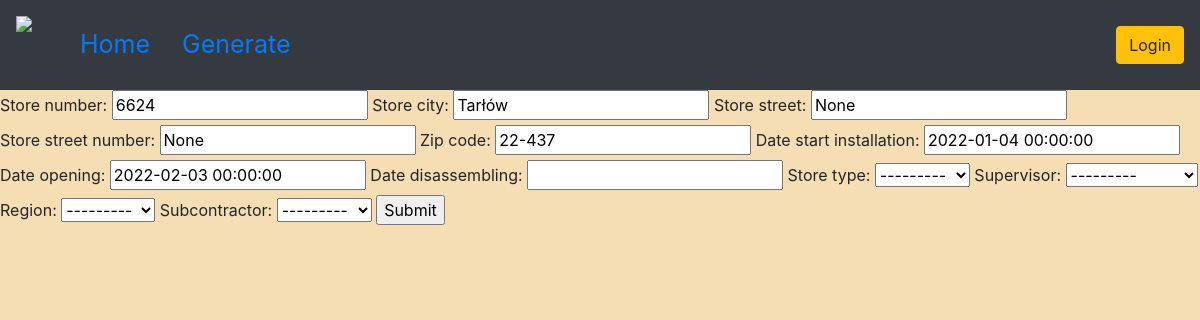
/update_store/2/, run on an earlier commit of the app's database.
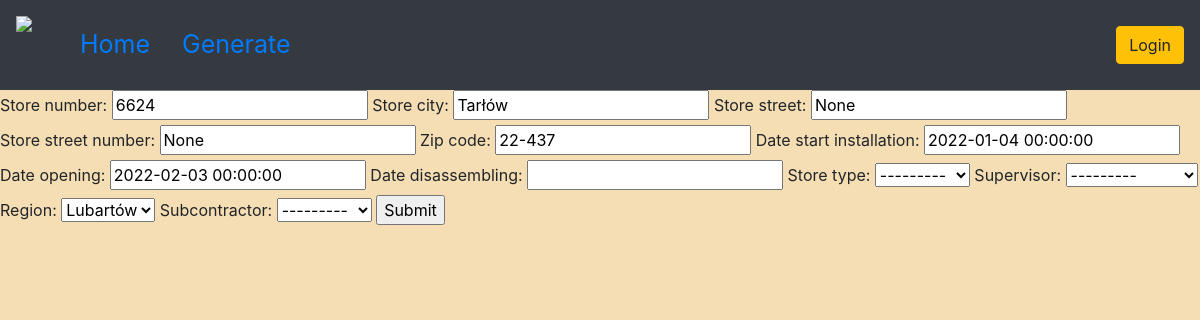
And on a later commit of the database.
### schedule/models.py (models this page shows, shortened)
class Store(Model):
    REGION = (
        ('T', 'Wojnicz'),
        ('LUB', 'Lubartów')
    )
    store_number = CharField(max_length=4, null=False)
    store_city = CharField(max_length=30)
    store_street = CharField(max_length=30)
    store_street_number = CharField(max_length=30)
    zip_code = CharField(max_length=6)
    date_start_installation = DateTimeField(null=True, blank=True)
    date_opening = DateTimeField(null=True, blank=True)
    date_disassembling = DateTimeField(null=True, blank=True)
    date_of_adding = DateTimeField(auto_now_add=True, null=True)
    store_type = ForeignKey(StoreType, null=True, blank=True,
                            on_delete=SET_NULL)
    supervisor = ForeignKey(Supervisor, null=True, blank=True,
                            on_delete=SET_NULL)
    region = CharField(max_length=30, choices=REGION, null=True)
    subcontractor = ForeignKey(Subcontractor, null=True, blank=True,
                               on_delete=SET_NULL)
    class Meta:
        app_label = "schedule"
    "Jak zrobić aby w zależności od tego czy jest typ nowy, date disassemblin się nie pojawiała"

### schedule/views.py (the view)
# urls.py: path('update_store/<str:pk>/', views.updateStore, name='update_store'),
def updateStore(request, pk):
    store = Store.objects.get(id=pk)
    form = StoreForm(instance=store)
    if request.method == 'POST':
        form = StoreForm(request.POST, instance=store)
        if form.is_valid():
            form.save()
            return redirect('/')
    context = {'form': form}
    return render(request, 'schedule/crud.html', context)

### schedule/forms.py
class StoreForm(ModelForm):
    class Meta:
        model = Store
        fields = '__all__'

### schedule/models.py (called while the page is built)
    def __str__(self):
        return self.condition

    def __str__(self):
        return f"{self.first_name} {self.last_name}"

    def __str__(self):
        return self.name

### schedule/templates/schedule/crud.html (shortened to what this page needs)
{% extends 'schedule/main.html' %}
{% load static %}
{% block content %}
<form action="" method="POST">
    {{form}}
    <input type="submit" name="Submit">
</form>
{% endblock %}

What changed in the data, as far as the page shows it:
changed Store "Tarłów": region "---------" → "Lubartów"
